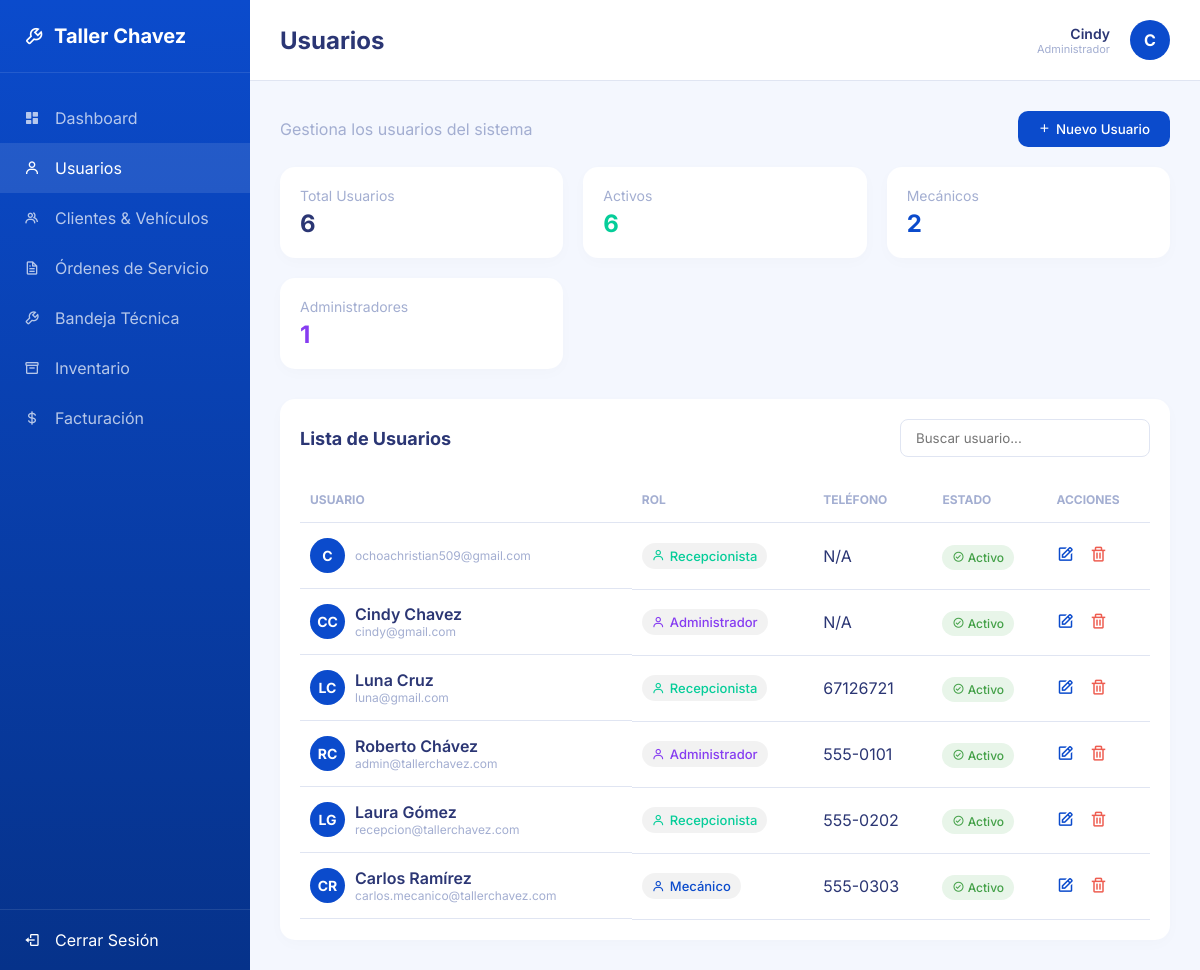
Page /usuarios/ (signed in) on the committed database.
### usuarios/models.py (models this page shows, shortened)
class UsuarioPersonalizado(AbstractUser):
    ROLES = (
        ('ADMIN', 'Administrador'),
        ('MECANICO', 'Mecánico'),
        ('RECEPCIONISTA', 'Recepcionista'),
    )
    rol = models.CharField(max_length=20, choices=ROLES, default='RECEPCIONISTA')
    telefono = models.CharField(max_length=20, blank=True, null=True)

### usuarios/views.py (the view)
# urls.py: path('', views.usuarios_lista, name='usuarios_lista'),
@admin_required
def usuarios_lista(request):
    if request.method == 'POST':
        form = UsuarioForm(request.POST)
        if form.is_valid():
            usuario = form.save(commit=False)
            password = form.cleaned_data.get('password')
            if password:
                usuario.set_password(password)
            else:
                usuario.set_password('Taller123')
            usuario.save()
            messages.success(request, 'Usuario creado exitosamente.')
            return redirect('usuarios_lista')
        else:
            for field, errors in form.errors.items():
                for error in errors:
                    messages.error(request, f"{error}")
    else:
        form = UsuarioForm()
    usuarios = UsuarioPersonalizado.objects.all()
    return render(request, 'usuarios/lista.html', {'usuarios': usuarios, 'form': form})

### usuarios/forms.py (shortened to what this page needs)
class UsuarioForm(forms.ModelForm):
    password = forms.CharField(
        widget=forms.PasswordInput(attrs={'class': 'form-control', 'placeholder': 'Mínimo 8 caracteres'}),
        required=False,
        label='Contraseña',
        help_text='Mínimo 8 caracteres.'
    )
    class Meta:
        model = UsuarioPersonalizado
        fields = ['username', 'first_name', 'last_name', 'email', 'rol', 'telefono', 'password']
        widgets = {
            'username': forms.TextInput(attrs={'class': 'form-control', 'required': 'required'}),
            'first_name': forms.TextInput(attrs={'class': 'form-control', 'required': 'required'}),
            'last_name': forms.TextInput(attrs={'class': 'form-control', 'required': 'required'}),
            'email': forms.EmailInput(attrs={'class': 'form-control', 'required': 'required'}),
            'rol': forms.Select(attrs={'class': 'form-control', 'required': 'required'}),
            'telefono': forms.TextInput(attrs={'class': 'form-control'}),
        }

### usuarios/templates/usuarios/lista.html (shortened to what this page needs)
{% extends 'base.html' %}
{% block page_title %}Usuarios{% endblock %}
{% block content %}
<div style="display: flex; justify-content: space-between; align-items: center; margin-bottom: 20px;">
    <p style="color: var(--text-muted);">Gestiona los usuarios del sistema</p>
    <button onclick="openModal('modalUsuario')" style="background: var(--primary-blue); color: white; border: none; padding: 10px 20px; border-radius: 10px; cursor: pointer; display: flex; align-items: center; gap: 5px; font-weight: 500;">
        <i class='bx bx-plus'></i> Nuevo Usuario
    </button>
</div>
<div class="stats-grid">
    <div class="stat-card">
        <div class="stat-title">Total Usuarios</div>
        <div class="stat-value">{{ usuarios.count }}</div>
    </div>
    <div class="stat-card" style="color: var(--success-green);">
        <div class="stat-title">Activos</div>
        <div class="stat-value">{{ usuarios.count }}</div>
    </div>
    <div class="stat-card" style="color: var(--primary-blue);">
        <div class="stat-title">Mecánicos</div>
        <div class="stat-value">2</div>
    </div>
    <div class="stat-card" style="color: var(--purple);">
        <div class="stat-title">Administradores</div>
        <div class="stat-value">1</div>
    </div>
</div>
<div class="card-table">
    <div style="display: flex; justify-content: space-between; align-items: center; margin-bottom: 20px;">
        <div class="card-table-header" style="margin-bottom: 0;">Lista de Usuarios</div>
        <input type="text" placeholder="Buscar usuario..." style="padding: 10px 15px; border: 1px solid var(--border-color); border-radius: 8px; outline: none; width: 250px;">
    </div>
    <table>
        <thead>
            <tr>
                <th>USUARIO</th>
                <th>ROL</th>
                <th>TELÉFONO</th>
                <th>ESTADO</th>
                <th>ACCIONES</th>
            </tr>
        </thead>
        <tbody>
            {% for usuario in usuarios %}
            <tr>
                <td style="display: flex; align-items: center; gap: 10px;">
                    <div class="avatar" style="width: 35px; height: 35px; font-size: 14px;">
                        {{ usuario.first_name|default:usuario.username|make_list|first|upper }}{{ usuario.last_name|default:""|make_list|first|upper }}
                    </div>
                    <div>
                        <div style="font-weight: 600; color: var(--text-main);">{{ usuario.first_name }} {{ usuario.last_name }}</div>
                        <div style="font-size: 12px; color: var(--text-muted);">{{ usuario.email|default:usuario.username }}</div>
                    </div>
                </td>
                <td>
                    <span style="display: inline-flex; align-items: center; gap: 5px; color: {% if usuario.rol == 'ADMIN' %}var(--purple){% elif usuario.rol == 'MECANICO' %}var(--primary-blue){% else %}var(--success-green){% endif %}; background: rgba(0,0,0,0.05); padding: 5px 10px; border-radius: 15px; font-size: 13px; font-weight: 500;">
                        <i class='bx bx-user'></i> {{ usuario.get_rol_display }}
                    </span>
                </td>
                <td>{{ usuario.telefono|default:"N/A" }}</td>
                <td>
                    {% if usuario.is_active %}
                    <span class="badge completado"><i class='bx bx-check-circle'></i> Activo</span>
                    {% else %}
                    <span class="badge" style="background: #ffebee; color: var(--danger-red);"><i class='bx bx-x-circle'></i> Inactivo</span>
                    {% endif %}
                </td>
                <td style="font-size: 18px; color: var(--text-muted);">
                    <a href="{% url 'usuario_editar' usuario.id %}" style="text-decoration: none; color: inherit;">
                        <i class='bx bx-edit' style="cursor: pointer; margin-right: 10px; color: var(--primary-blue);"></i>
                    </a>
                    <a href="{% url 'usuario_eliminar' usuario.id %}" style="text-decoration: none; color: inherit;">
                        <i class='bx bx-trash' style="cursor: pointer; color: var(--danger-red);"></i>
                    </a>
                </td>
            </tr>
            {% empty %}
            <tr>
                <td colspan="5" style="text-align: center; padding: 20px;">No hay usuarios registrados.</td>
            </tr>
            {% endfor %}
        </tbody>
    </table>
</div>
{% endblock %}

### nucleo/templates/base.html (shortened to what this page needs)
<!DOCTYPE html>
<html lang="es">
<head>
    <link href="https://unpkg.com/boxicons@2.1.4/css/boxicons.min.css" rel="stylesheet">
    {% load static %}
    <link rel="stylesheet" href="{% static 'css/estilos.css' %}">
</head>
<body>
    <aside class="sidebar">
        <div class="sidebar-header">
            <i class='bx bx-wrench'></i>
            <span>Taller Chavez</span>
        </div>
        <ul class="nav-links">
            <a href="{% url 'dashboard' %}">
                <li class="{% if request.resolver_match.url_name == 'dashboard' %}active{% endif %}">
                    <i class='bx bxs-dashboard'></i> Dashboard
                </li>
            </a>
            {% if request.user.rol == 'ADMIN' %}
            <a href="{% url 'usuarios_lista' %}">
                <li class="{% if 'usuario' in request.resolver_match.url_name %}active{% endif %}">
                    <i class='bx bx-user'></i> Usuarios
                </li>
            </a>
            {% endif %}
            {% if request.user.rol == 'ADMIN' or request.user.rol == 'RECEPCIONISTA' %}
            <a href="{% url 'clientes_lista' %}">
                <li class="{% if 'cliente' in request.resolver_match.url_name %}active{% endif %}">
                    <i class='bx bx-group'></i> Clientes & Vehículos
                </li>
            </a>
            {% endif %}
            <a href="{% url 'ordenes_lista' %}">
                <li class="{% if 'orden' in request.resolver_match.url_name and request.resolver_match.url_name != 'ordenes_bandeja' %}active{% endif %}">
                    <i class='bx bx-file'></i> Órdenes de Servicio
                </li>
            </a>
            {% if request.user.rol == 'MECANICO' or request.user.rol == 'ADMIN' %}
            <a href="{% url 'ordenes_bandeja' %}">
                <li class="{% if request.resolver_match.url_name == 'ordenes_bandeja' %}active{% endif %}">
                    <i class='bx bx-wrench'></i> Bandeja Técnica
                </li>
            </a>
            {% endif %}
            {% if request.user.rol == 'ADMIN' or request.user.rol == 'RECEPCIONISTA' %}
            <a href="{% url 'inventario_lista' %}">
                <li class="{% if 'inventario' in request.resolver_match.url_name %}active{% endif %}">
                    <i class='bx bx-box'></i> Inventario
                </li>
            </a>
            <a href="{% url 'facturacion_lista' %}">
                <li class="{% if 'factura' in request.resolver_match.url_name %}active{% endif %}">
                    <i class='bx bx-dollar'></i> Facturación
                </li>
            </a>
            {% endif %}
        </ul>
        <a href="{% url 'logout' %}" style="text-decoration: none; color: inherit; margin-top: auto;">
            <div class="logout-btn">
                <i class='bx bx-log-out'></i>
                <span>Cerrar Sesión</span>
            </div>
        </a>
    </aside>
    <main class="main-content">
        <header class="top-header">
            <div class="page-title">{% block page_title %}Dashboard{% endblock %}</div>
            <div class="user-profile">
                <div style="text-align: right; margin-right: 10px;">
                    <div style="font-weight: 600; font-size: 14px;">{{ request.user.first_name|default:request.user.username }}</div>
                    <div style="font-size: 11px; color: var(--text-muted);">{{ request.user.get_rol_display }}</div>
                </div>
                <div class="avatar">
                    {{ request.user.first_name|default:request.user.username|make_list|first|upper }}
                </div>
            </div>
        </header>
        <div class="content-wrapper">
            {% block content %}
            {% endblock %}
        </div>
    </main>
</body>
</html>

### nucleo/static/css/estilos.css (style rules this page uses)
:root { --primary-blue: #0b4bcc; --secondary-blue: #06328a; --light-bg: #f4f7fe; --white: #ffffff; --text-main: #2b3674; --text-muted: #a3aed1; --success-green: #05cd99; --warning-yellow: #ffce20; --danger-red: #ee5d50; --purple: #863cf1; --border-color: #e0e5f2; }
* { margin: 0; padding: 0; box-sizing: border-box; font-family: 'Inter', sans-serif; }
body { background-color: var(--light-bg); color: var(--text-main); display: flex; height: 100vh; overflow: hidden; }
.sidebar { width: 250px; background: linear-gradient(180deg, var(--primary-blue) 0%, var(--secondary-blue) 100%); color: var(--white); display: flex; flex-direction: column; }
.sidebar-header { padding: 24px; font-size: 20px; font-weight: bold; display: flex; align-items: center; gap: 10px; border-bottom: 1px solid rgba(255,255,255,0.1); }
.nav-links { list-style: none; margin-top: 20px; }
.nav-links li, .nav-links a { text-decoration: none; color: inherit; display: block; }
.nav-links li { padding: 15px 24px; cursor: pointer; display: flex; align-items: center; gap: 15px; opacity: 0.7; transition: all 0.3s ease; }
.nav-links li:hover, .nav-links li.active { opacity: 1; background: rgba(255,255,255,0.1); }
.logout-btn { margin-top: auto; padding: 20px 24px; display: flex; align-items: center; gap: 15px; cursor: pointer; border-top: 1px solid rgba(255,255,255,0.1); }
.main-content { flex: 1; display: flex; flex-direction: column; overflow-y: auto; }
.top-header { background: var(--white); padding: 20px 30px; display: flex; justify-content: space-between; align-items: center; border-bottom: 1px solid var(--border-color); }
.page-title { font-size: 24px; font-weight: 700; }
.user-profile { display: flex; align-items: center; gap: 10px; }
.avatar { width: 40px; height: 40px; border-radius: 50%; background-color: var(--primary-blue); color: var(--white); display: flex; align-items: center; justify-content: center; font-weight: bold; }
.content-wrapper { padding: 30px; }
.stats-grid { display: grid; grid-template-columns: repeat(auto-fit, minmax(220px, 1fr)); gap: 20px; margin-bottom: 30px; }
.stat-card { background: var(--white); border-radius: 15px; padding: 20px; box-shadow: 0 4px 15px rgba(0,0,0,0.02); }
.stat-title { color: var(--text-muted); font-size: 14px; margin-bottom: 5px; }
.stat-value { font-size: 24px; font-weight: bold; }
.card-table { background: var(--white); border-radius: 15px; padding: 20px; box-shadow: 0 4px 15px rgba(0,0,0,0.02); }
.card-table-header { font-size: 18px; font-weight: bold; margin-bottom: 20px; }
table { width: 100%; border-collapse: collapse; }
th, td { padding: 15px 10px; text-align: left; border-bottom: 1px solid var(--border-color); }
th { color: var(--text-muted); font-size: 12px; text-transform: uppercase; }
.badge { padding: 5px 10px; border-radius: 20px; font-size: 12px; font-weight: 500; }
.badge.completado { background: #e8f5e9; color: #43a047; }

### rows in the picture
UsuarioPersonalizado: user.first_name "Cindy", user.rol "Administrador", user.first_name|make_list "C", first_name|make_list "C", last_name|make_list "C", first_name "Cindy", last_name "Chavez", email "cindy@gmail.com", rol "Administrador", telefono "N/A", is_active True (drawn)
UsuarioPersonalizado: first_name|make_list "C", email "ochoachristian509@gmail.com", rol "Recepcionista", telefono "N/A", is_active True (drawn)
UsuarioPersonalizado: first_name|make_list "L", last_name|make_list "C", first_name "Luna", last_name "Cruz", email "luna@gmail.com", rol "Recepcionista", telefono "67126721", is_active True (drawn)
UsuarioPersonalizado: first_name|make_list "R", last_name|make_list "C", first_name "Roberto", last_name "Chávez", email "admin@tallerchavez.com", rol "Administrador", telefono "555-0101", is_active True (drawn)
UsuarioPersonalizado: first_name|make_list "L", last_name|make_list "G", first_name "Laura", last_name "Gómez", email "recepcion@tallerchavez.com", rol "Recepcionista", telefono "555-0202", is_active True (drawn)
UsuarioPersonalizado: first_name|make_list "C", last_name|make_list "R", first_name "Carlos", last_name "Ramírez", email "carlos.mecanico@tallerchavez.com", rol "Mecánico", telefono "555-0303", is_active True (drawn)

### other values in the picture
{{ usuarios.count }} "6"
